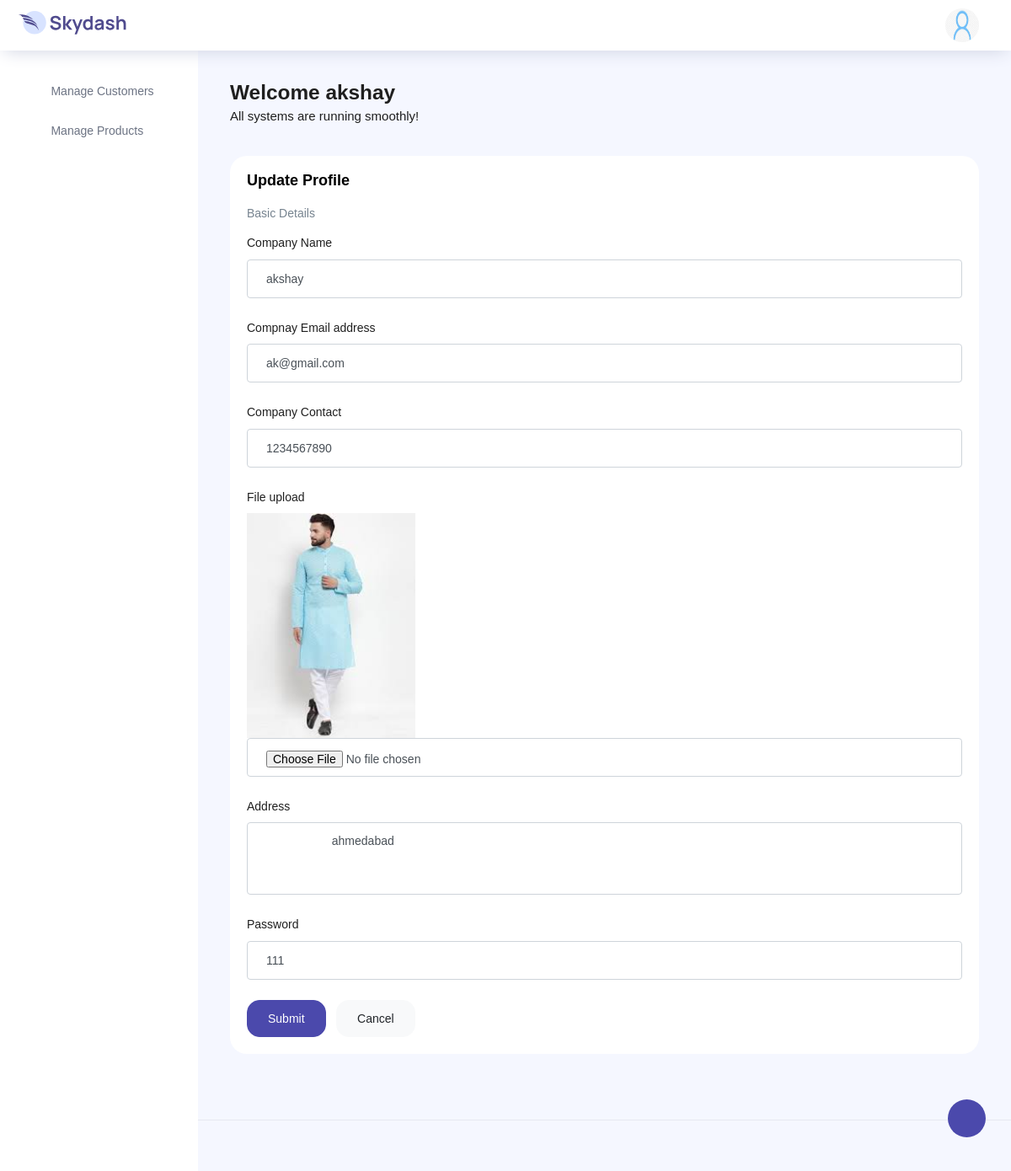
/Profile_Manage/ (signed in), run on the app's committed database.
### app1/models.py (models this page shows, shortened)
class Company_Details(models.Model):
    c_name = models.CharField(default="",max_length=200)
    c_email = models.EmailField(default="",max_length=200)
    c_cno = models.CharField(default="",max_length=50)
    c_add = models.TextField(default="")
    join_date = models.DateField(auto_now=True,blank=True,null=True)
    profile = models.ImageField(upload_to="Com_Prof/",max_length=300,default="",blank=True,null=True)
    c_pass = models.CharField(default="",max_length=200)

### app1/views.py (the view, shortened to what this page needs)
# urls.py: path('Profile_Manage/',Profile_Manage,name='Profile_Manage'),
def Profile_Manage(request):
    if 'com_data' in request.session.keys():
        comp = Company_Details.objects.get(id = int(request.session['com_data']))
        return render(request,'company/dash/Profile.html',{'USERS':comp})
    else:
        return redirect('c_login')

### app1/templates/company/dash/Profile.html (shortened to what this page needs)
{% extends 'company/dash/base.html' %}
{% load static %}
{% block NewContent %}
<div class="row">
    <div class="col-12 grid-margin stretch-card">
        <div class="card">
          <div class="card-body">
            <h4 class="card-title">Update Profile</h4>
            <p class="card-description">
              Basic Details
            </p>
            <form class="forms-sample" method="POST" enctype="multipart/form-data">
              <div class="form-group">
                <label for="exampleInputName1">Company Name</label>
                <input type="text" class="form-control" name="nm1" id="exampleInputName1" value="{{ USERS.c_name }}" placeholder="Name">
              </div>
              <div class="form-group">
                <label for="exampleInputEmail3">Compnay Email address</label>
                <input type="email" class="form-control" name="em1" id="exampleInputEmail3" value="{{ USERS.c_email }}" placeholder="Email">
              </div>
              <div class="form-group">
                <label for="exampleInputName1">Company Contact</label>
                <input type="text" class="form-control" name="con1" id="exampleInputName1" value="{{ USERS.c_cno }}" placeholder="Contact No">
              </div>
              <div class="form-group">
                <label>File upload</label>
                {% if USERS.profile %}
                  <br>
                  <img src="{{ USERS.profile.url }}" width="200px">
                {% endif %}
                <input type="file" name="img1" class="form-control">
              </div>
              <div class="form-group">
                <label for="exampleTextarea1">Address</label>
                <textarea class="form-control" name="add1" id="exampleTextarea1" rows="4">
                    {{ USERS.c_add }}
                </textarea>
              </div>
              <div class="form-group">
                <label for="exampleInputPassword4">Password</label>
                <input type="text" class="form-control" name="pass1" id="exampleInputPassword4" value="{{ USERS.c_pass }}" placeholder="Password">
              </div>
              <button type="submit" class="btn btn-primary mr-2">Submit</button>
              <button class="btn btn-light">Cancel</button>
            </form>
          </div>
        </div>
      </div>
</div>
{% endblock NewContent %}

### app1/templates/company/dash/base.html (shortened to what this page needs)
{% load static %}
<!DOCTYPE html>
<html lang="en">
<head>
  <link rel="stylesheet" href="{% static 'company/dash/vendors/feather/feather.css' %}">
  <link rel="stylesheet" href="{% static 'company/dash/vendors/ti-icons/css/themify-icons.css' %}">
  <link rel="stylesheet" href="{% static 'company/dash/vendors/css/vendor.bundle.base.css' %}">
  <link rel="stylesheet" href="{% static 'company/dash/vendors/datatables.net-bs4/dataTables.bootstrap4.css' %}">
  <link rel="stylesheet" href="{% static 'company/dash/vendors/ti-icons/css/themify-icons.css' %}">
  <link rel="stylesheet" type="text/css" href="{% static 'company/dash/js/select.dataTables.min.css' %}">
  <link rel="stylesheet" href="{% static 'company/dash/css/vertical-layout-light/style.css' %}">
</head>
<body>
  <div class="container-scroller">
    <nav class="navbar col-lg-12 col-12 p-0 fixed-top d-flex flex-row">
      <div class="text-center navbar-brand-wrapper d-flex align-items-center justify-content-center">
        <a class="navbar-brand brand-logo mr-5" href="#"><img src="{% static 'company/dash/images/logo.svg' %}" class="mr-2" alt="logo"/></a>
      </div>
      <div class="navbar-menu-wrapper d-flex align-items-center justify-content-end">
        <button class="navbar-toggler navbar-toggler align-self-center" type="button" data-toggle="minimize">
          <span class="icon-menu"></span>
        </button>
        <ul class="navbar-nav navbar-nav-right">
          <li class="nav-item nav-profile dropdown">
            <a class="nav-link dropdown-toggle" href="#" data-toggle="dropdown" id="profileDropdown">
              <img src="{% static 'company/dash/images/faces/face28.jpg' %}" alt="profile"/>
            </a>
          </li>
        </ul>
      </div>
    </nav>
    <div class="container-fluid page-body-wrapper">
      <div class="theme-setting-wrapper">
        <div id="settings-trigger"><i class="ti-settings"></i></div>
      </div>
      <nav class="sidebar sidebar-offcanvas" id="sidebar">
        <ul class="nav">
          <li class="nav-item">
            <a class="nav-link" data-toggle="collapse" href="#ui-basic" aria-expanded="false" aria-controls="ui-basic">
              <i class="icon-layout menu-icon"></i>
              <span class="menu-title">Manage Customers</span>
              <i class="menu-arrow"></i>
            </a>
          </li>
          <li class="nav-item">
            <a class="nav-link" data-toggle="collapse" href="#form-elements" aria-expanded="false" aria-controls="form-elements">
              <i class="icon-columns menu-icon"></i>
              <span class="menu-title">Manage Products</span>
              <i class="menu-arrow"></i>
            </a>
          </li>
         </ul>
      </nav>
      <div class="main-panel">
        <div class="content-wrapper">
          <div class="row">
            <div class="col-md-12 grid-margin">
              <div class="row">
                <div class="col-12 col-xl-8 mb-4 mb-xl-0">
                  <h3 class="font-weight-bold">Welcome {{ USERS.c_name }}</h3>
                  <h6 class="font-weight-normal mb-0">All systems are running smoothly!</h6>
                </div>
              </div>
            </div>
          </div>
          {% block NewContent %}
          {% endblock NewContent %}
        </div>
        <footer class="footer">
        </footer>
      </div>
    </div>
  </div>
</body>
</html>

### data on the page
Company_Details: c_name "akshay", nm1 "akshay", em1 "ak@gmail.com", con1 "1234567890", profile (picture), add1 "ahmedabad", pass1 "111"
